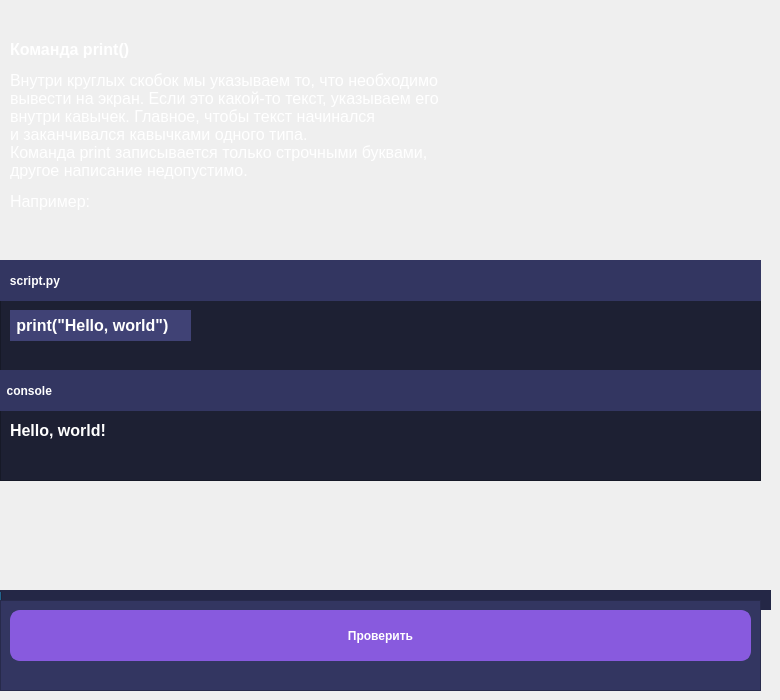
        <widget class="QWidget" name="task_5">
         <widget class="QFrame" name="frame_answer_2">
          <property name="geometry">
           <rect>
            <x>0</x>
            <y>260</y>
            <width>761</width>
            <height>111</height>
           </rect>
          </property>
          <property name="styleSheet">
           <string notr="true">QFrame {
	background: rgb(29,32,51);
}</string>
          </property>
          <property name="frameShape">
           <enum>QFrame::StyledPanel</enum>
          </property>
          <property name="frameShadow">
           <enum>QFrame::Raised</enum>
          </property>
          <widget class="QLineEdit" name="answer_edit_2">
           <property name="enabled">
            <bool>false</bool>
           </property>
           <property name="geometry">
            <rect>
             <x>10</x>
             <y>50</y>
             <width>181</width>
             <height>31</height>
            </rect>
           </property>
           <property name="styleSheet">
            <string notr="true">QLineEdit {
	color: white;
	background:rgb(64,66,117);
	border: 0 0 0 0;
	font-weight: bold;
	font-size: 16px;
}</string>
           </property>
           <property name="text">
            <string> print(&quot;Hello, world&quot;)</string>
           </property>
          </widget>
          <widget class="QLabel" name="script_py_2">
           <property name="geometry">
            <rect>
             <x>0</x>
             <y>0</y>
             <width>761</width>
             <height>41</height>
            </rect>
           </property>
           <property name="styleSheet">
            <string notr="true">QLabel {
	color: white;
	background: rgb(51,54,97);
	font-weight: bold;
}</string>
           </property>
           <property name="text">
            <string>   script.py</string>
           </property>
          </widget>
         </widget>
         <widget class="QLabel" name="text_createvar_5">
          <property name="geometry">
           <rect>
            <x>10</x>
            <y>0</y>
            <width>741</width>
            <height>251</height>
           </rect>
          </property>
          <property name="styleSheet">
           <string notr="true">QLabel {
	color: white;
}</string>
          </property>
          <property name="text">
           <string>&lt;html&gt;&lt;head/&gt;&lt;body&gt;&lt;p&gt;&lt;span style=&quot; font-family:'YS Text,system-ui,-apple-system,Segoe UI,Roboto,Ubuntu,Cantarell,Noto Sans,sans-serif'; font-size:12pt; font-weight:600; color:#ffffff;&quot;&gt;Команда print()&lt;/span&gt;&lt;/p&gt;&lt;p&gt;&lt;span style=&quot; font-family:'YS Text,system-ui,-apple-system,Segoe UI,Roboto,Ubuntu,Cantarell,Noto Sans,sans-serif'; font-size:12pt; color:#ffffff;&quot;&gt;Внутри круглых скобок мы указываем то, что необходимо&lt;br/&gt;вывести на экран. Если это какой-то текст, указываем его&lt;br/&gt;внутри кавычек. Главное, чтобы текст начинался &lt;br/&gt;и заканчивался кавычками одного типа.&lt;br/&gt;Команда &lt;/span&gt;&lt;span style=&quot; font-family:'Menlo,Monaco,Consolas,Liberation Mono,Courier New,monospace'; font-size:12pt; color:#ffffff;&quot;&gt;print&lt;/span&gt;&lt;span style=&quot; font-family:'YS Text,system-ui,-apple-system,Segoe UI,Roboto,Ubuntu,Cantarell,Noto Sans,sans-serif'; font-size:12pt; color:#ffffff;&quot;&gt; записывается только строчными буквами,&lt;br/&gt;другое написание недопустимо.&lt;/span&gt;&lt;/p&gt;&lt;p&gt;&lt;span style=&quot; font-family:'YS Text,system-ui,-apple-system,Segoe UI,Roboto,Ubuntu,Cantarell,Noto Sans,sans-serif'; font-size:12pt; color:#ffffff;&quot;&gt;Например:&lt;/span&gt;&lt;/p&gt;&lt;/body&gt;&lt;/html&gt;</string>
          </property>
         </widget>
         <widget class="QFrame" name="frame_console_1">
          <property name="geometry">
           <rect>
            <x>0</x>
            <y>370</y>
            <width>761</width>
            <height>111</height>
           </rect>
          </property>
          <property name="styleSheet">
           <string notr="true">QFrame {
	background: rgb(29,32,51);
}</string>
          </property>
          <property name="frameShape">
           <enum>QFrame::StyledPanel</enum>
          </property>
          <property name="frameShadow">
           <enum>QFrame::Raised</enum>
          </property>
          <widget class="QLabel" name="answer_text_1">
           <property name="geometry">
            <rect>
             <x>10</x>
             <y>50</y>
             <width>121</width>
             <height>21</height>
            </rect>
           </property>
           <property name="styleSheet">
            <string notr="true">QLabel {
	color: white;
	font-weight: bold;
	font-size: 16px;
}</string>
           </property>
           <property name="text">
            <string>Hello, world!</string>
           </property>
          </widget>
          <widget class="QLabel" name="console_1">
           <property name="geometry">
            <rect>
             <x>0</x>
             <y>0</y>
             <width>761</width>
             <height>41</height>
            </rect>
           </property>
           <property name="styleSheet">
            <string notr="true">QLabel {
	color: white;
	background: rgb(51,54,97);
	font-weight: bold;
}</string>
           </property>
           <property name="text">
            <string>  console</string>
           </property>
          </widget>
         </widget>
         <widget class="QProgressBar" name="progress_createvar_2">
          <property name="geometry">
           <rect>
            <x>0</x>
            <y>590</y>
            <width>771</width>
            <height>20</height>
           </rect>
          </property>
          <property name="styleSheet">
           <string notr="true">QProgressBar {
	background-color: rgb(36,39,70);
     border: 1px solid rgb(36,39,70);
}</string>
          </property>
          <property name="value">
           <number>0</number>
          </property>
          <property name="textVisible">
           <bool>false</bool>
          </property>
         </widget>
         <widget class="QFrame" name="frame_continue_2">
          <property name="geometry">
           <rect>
            <x>0</x>
            <y>600</y>
            <width>761</width>
            <height>91</height>
           </rect>
          </property>
          <property name="styleSheet">
           <string notr="true">QFrame {
	background: rgb(51,54,97);
}</string>
          </property>
          <property name="frameShape">
           <enum>QFrame::StyledPanel</enum>
          </property>
          <property name="frameShadow">
           <enum>QFrame::Raised</enum>
          </property>
          <widget class="QPushButton" name="continue_createvar_btn_5">
           <property name="geometry">
            <rect>
             <x>10</x>
             <y>10</y>
             <width>741</width>
             <height>51</height>
            </rect>
           </property>
           <property name="styleSheet">
            <string notr="true">QPushButton {
                background-color: rgb(136, 90, 222); /* Purple color */
                color: white;
                border: 2px solid rgb(136, 90, 222);
                border-radius: 10px; /* Rounded corners */
                padding: 10px;
				font-weight: bold;
            }</string>
           </property>
           <property name="text">
            <string>Проверить</string>
           </property>
          </widget>
         </widget>
        </widget>
